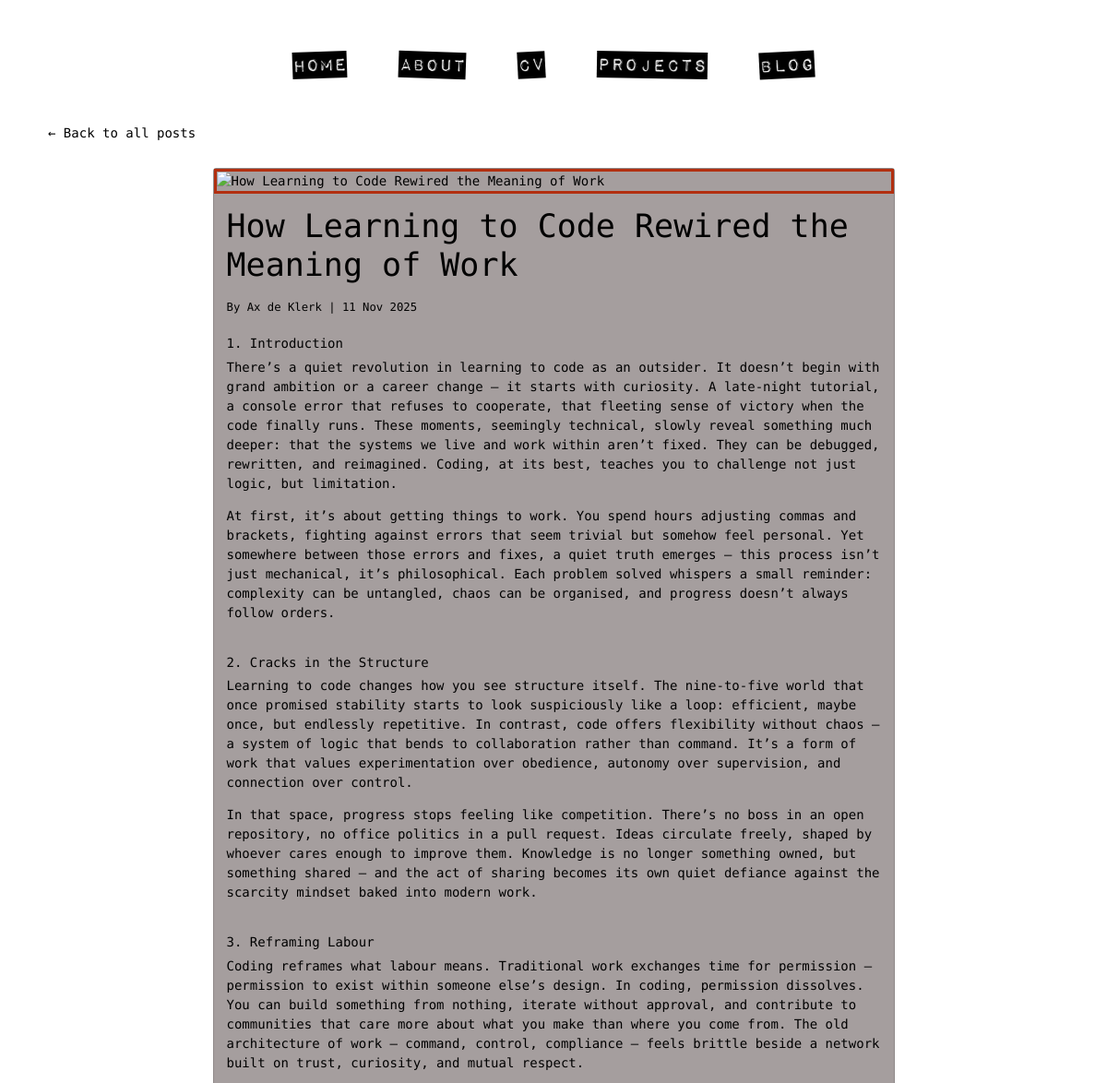
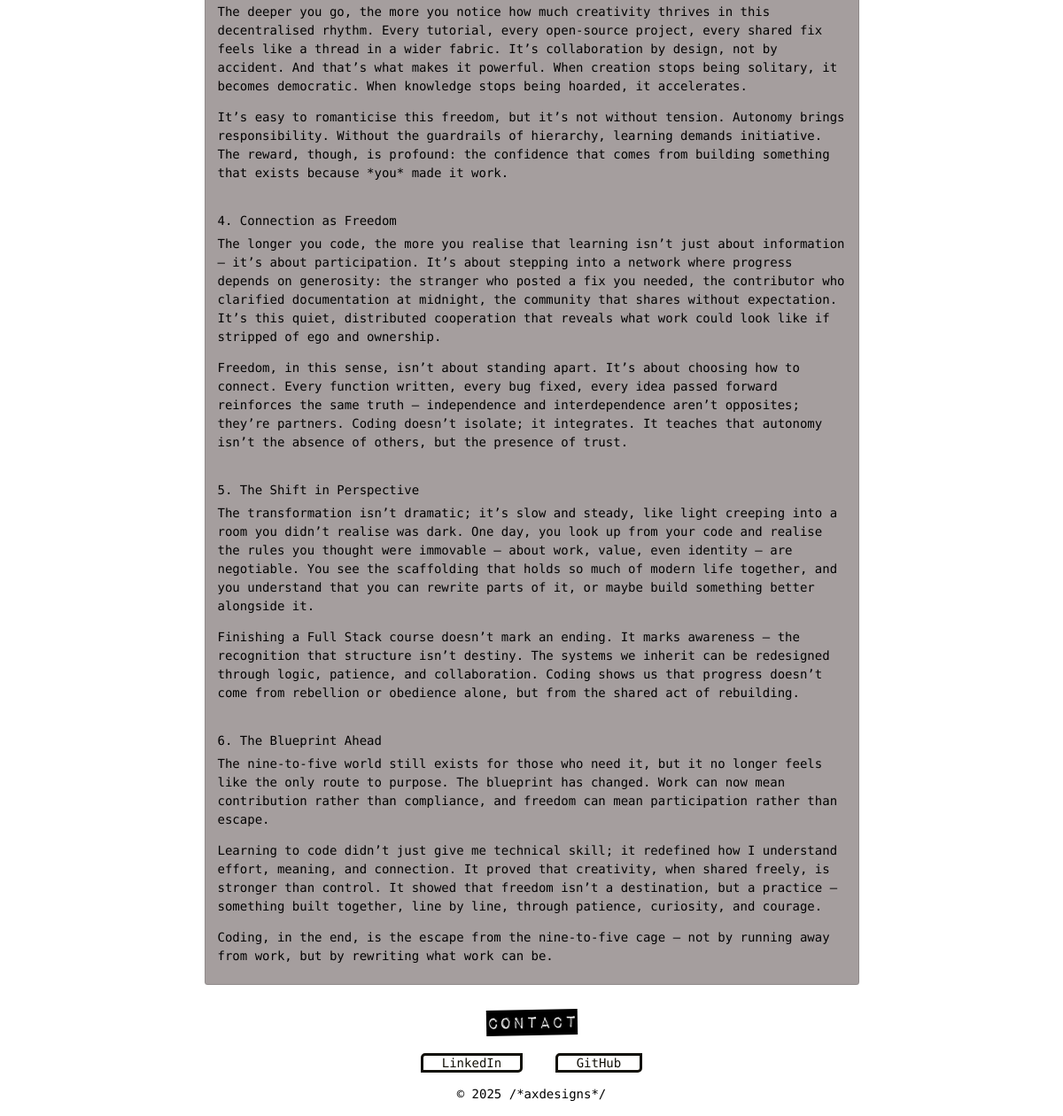
The app's page /blog/how-learning-to-code-rewired-the-meaning-of-work/ with its own data (2 pictures, top to bottom).
### portfolio/models.py (models this page shows, shortened)
class Blog(models.Model):
    title = models.CharField(max_length=200, blank=False, null=False)
    slug = models.SlugField(max_length=200, unique=True, blank=True, null=False)
    summary = models.TextField(max_length=800, blank=True, null=True)
    blog_image = CloudinaryField('image', blank=True, null=True)
    content = models.TextField(blank=False, null=False)
    author = models.CharField(max_length=100, default='Ax de Klerk')
    published_date = models.DateTimeField(auto_now_add=True)

### portfolio/views.py (the view)
# urls.py: path('blog/<slug:slug>/', views.blog_detail, name='blog_detail'),
def blog_detail(request, slug):
    blog = get_object_or_404(Blog, slug=slug)
    return render(request, 'portfolio/blog_detail.html', {'page': 'blog', 'blog': blog})

### portfolio/context_processors.py (called while the page is built)
def about_data(request):
    try:
        about = About.objects.first()
    except About.DoesNotExist:
        about = None
    return {'about': about}

### portfolio/templates/portfolio/blog_detail.html
{% extends 'base.html' %}
{% load static %}
{% load cloudinary %}
{% block body_class %}standard-page{% endblock %}
{% block content %}
<div class="container">
    <div class="row justify-content-center">
        <div class="mb-4">
            <a href="{% url 'portfolio:blog' %}" class="btn back-btn fs-6">← Back to all posts</a>
        </div>
        <div class="col-lg-8">
            <div class="card blog-detail-card blog-text">
                {% if blog.blog_image %}
                <img src="{{ blog.blog_image.url }}" class="blog-detail-img img-fluid" alt="{{ blog.title }}">
                {% endif %}
                <div class="card-body">
                    <h1 class="card-title mb-3">{{ blog.title }}</h1>
                    <p class="mb-4">
                        <small>By {{ blog.author }} | {{ blog.published_date|date:"d M Y" }}</small>
                    </p>
                    <p class="card-text">{{ blog.content|safe }}</p>
                </div>
            </div>
        </div>
    </div>
</div>
{% endblock %}

### static/css/style.css (style rules this page uses)
html, body { margin: 0; padding: 0; height: 100%; width: 100%; font-family: 'Geist Mono', monospace; color: #000000; font-size: 14px; }
.card-body { padding-bottom: 0.5rem; }
.back-btn { color: #000000; text-decoration: none; }
.blog-detail-card { background-color: #A59E9E; }
.blog-detail-img { border-color: #B22F10; border-width: 3px; border-style: solid; max-height: 450px; width: 100%; object-fit: cover; display: block; }
.blog-text { color: #000000; }

### records on screen
Blog: title "How Learning to Code Rewired the Meaning of Work", author "Ax de Klerk", published_date "11 Nov 2025", content "1. Introduction There’s a quiet revolution in learning to code as an outsider. It doesn’t begin with grand ambition or a career change — it starts with curiosity. A late-night tutorial, a console error that refuses to cooperate, that fleeting sense of victory when the code finally runs. These moments, seemingly technical, slowly reveal something much deeper: that the systems we live and work within aren’t fixed. They can be debugged, rewritten, and reimagined. Coding, at its best, teaches you to challenge not just logic, but limitation. At first, it’s about getting things to work. You spend hours adjusting commas and brackets, fighting against errors that seem trivial but somehow feel…"
